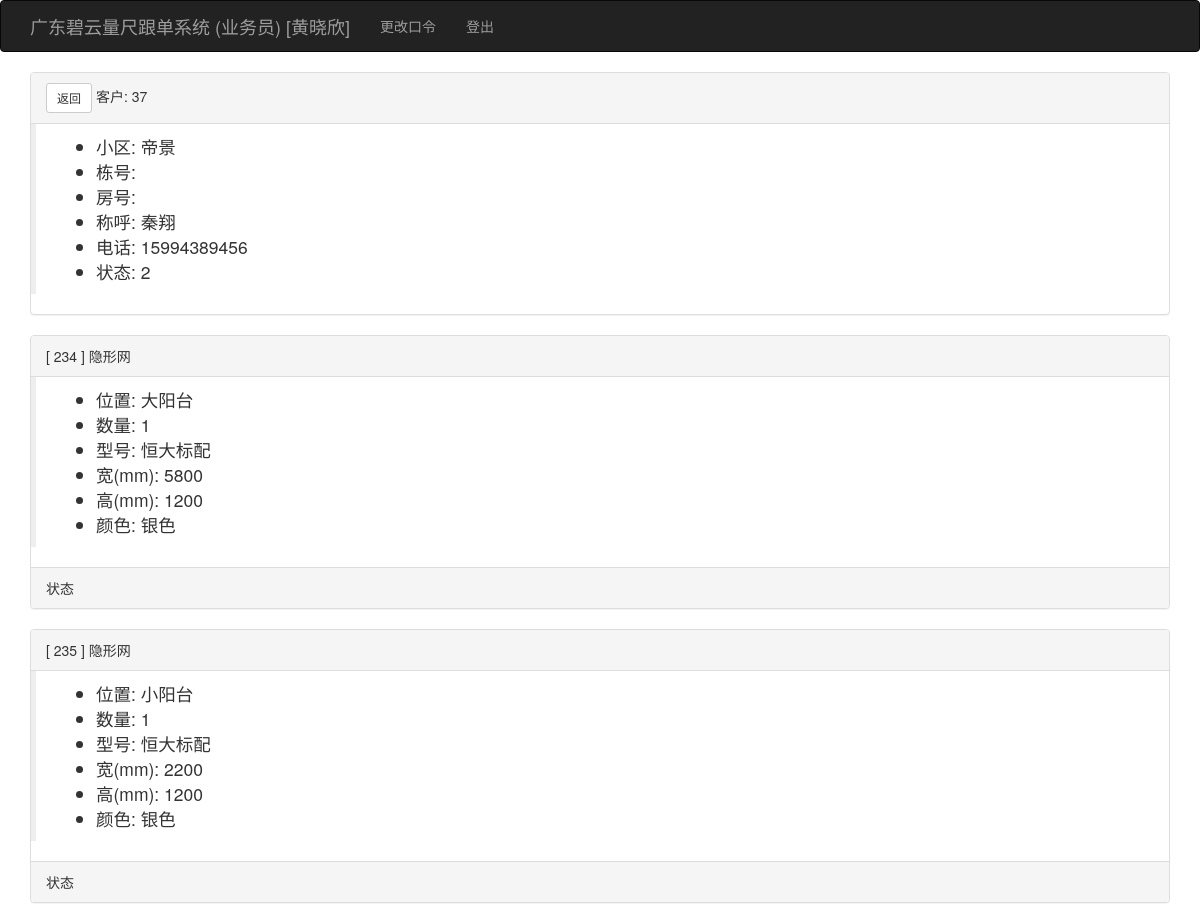
Before: /viewkehudd/37 (signed in, upper part) with the older database file.
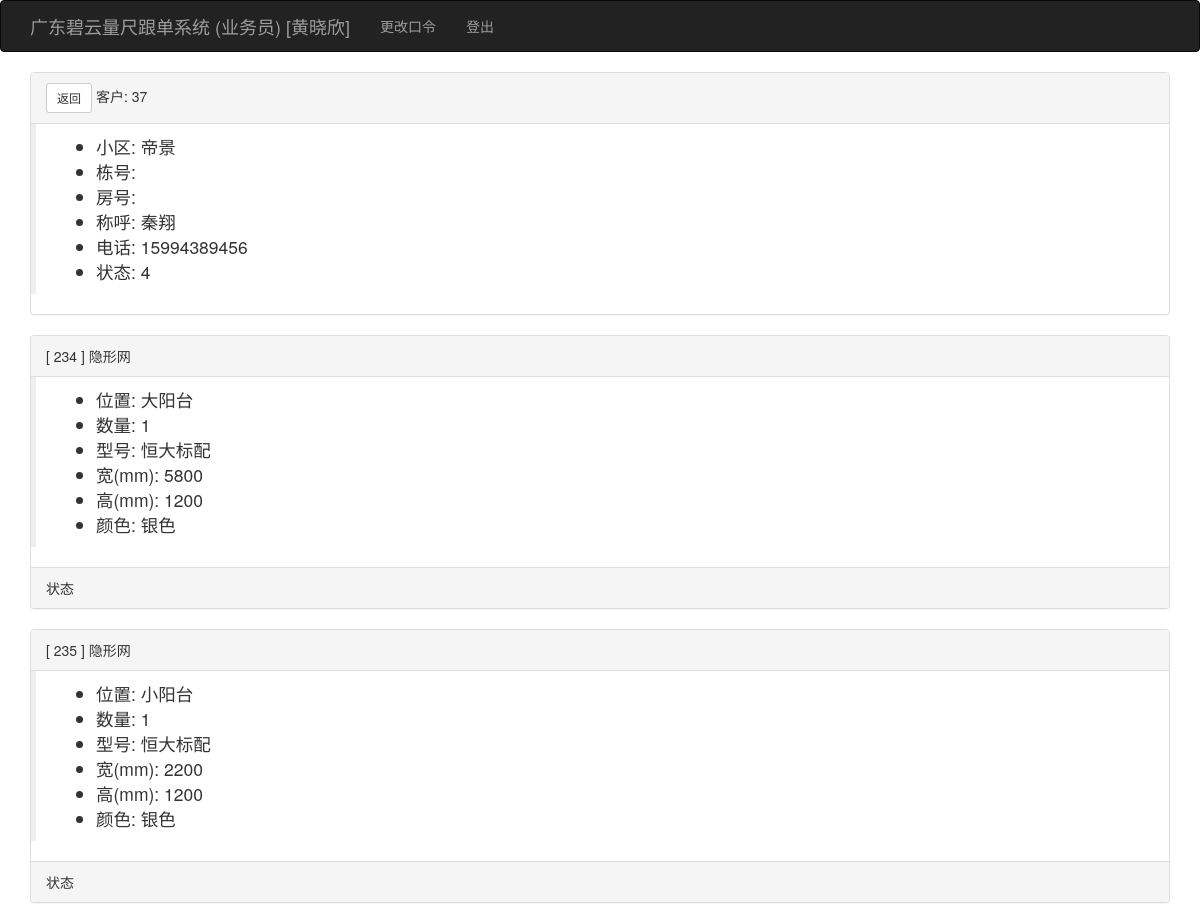
After: the same page with the newer database file.
### app/models.py (models this page shows, shortened)
class User(UserMixin, db.Model):
    __tablename__ = 'users'
    id = db.Column(db.Integer, primary_key=True)
    user = db.Column(db.String(64), unique=True, index=True)
    pin = db.Column(db.String(64))
    username = db.Column(db.String(64))
    tel = db.Column(db.String(32))
    role = db.Column(db.String(64))
    isuse = db.Column(db.Boolean, default=False)
    beizhu = db.Column(db.String(64))
    kehus = db.relationship('Kehu', backref='user', lazy='dynamic')
    @login_manager.user_loader
    def load_user(user_id):
        return User.query.get(int(user_id))

class Kehu(db.Model):
    __tablename__ = 'kehus'
    id = db.Column(db.Integer, primary_key=True)
    user_id = db.Column(db.Integer, db.ForeignKey('users.id'))
    xiaoqu_id = db.Column(db.Integer, db.ForeignKey('xiaoqus.id'))
    fangjian = db.Column(db.String(64))
    chenghu = db.Column(db.String(64))
    tel = db.Column(db.String(64))
    zje = db.Column(db.Float)
    beizhu = db.Column(db.String(64))
    status = db.Column(db.Integer, default=1)  # 1已测尺、2已下单、3已安装、4已清款
    time0 = db.Column(db.DateTime(), default=datetime.utcnow)
    time1 = db.Column(db.DateTime())
    time2 = db.Column(db.DateTime())
    time3 = db.Column(db.DateTime())
    dingdans = db.relationship('Dingdan', backref='kehu', lazy='dynamic')

class Xiaoqu(db.Model):
    __tablename__ = 'xiaoqus'
    id = db.Column(db.Integer, primary_key=True)
    xiaoqu = db.Column(db.String(64), unique=True, index=True)
    dizhi = db.Column(db.String(100))
    beizhu = db.Column(db.String(128))
    kehus = db.relationship('Kehu', backref='xiaoqu', lazy='dynamic')

class Dingdan(db.Model):
    __tablename__ = 'dingdans'
    id = db.Column(db.Integer, primary_key=True)
    kehu_id = db.Column(db.Integer, db.ForeignKey('kehus.id'))
    chanpin_id = db.Column(db.Integer, db.ForeignKey('chanpins.id'))
    shuliang = db.Column(db.Integer)
    weizhi = db.Column(db.String(64))
    xinghao = db.Column(db.String(64))
    kuan_chang = db.Column(db.Integer)
    gao = db.Column(db.Integer)
    meikongkuan_bashoudigao = db.Column(db.Integer)
    color = db.Column(db.String(64))
    shanshu = db.Column(db.Integer)
    zhonghengtiaoshu_gantiaoshu = db.Column(db.Integer)
    shuowei = db.Column(db.String(64))
    ishaveht = db.Column(db.String(64))
    zhangfa_dengfenshu_kaishuofangshi = db.Column(db.String(64))
    jiage = db.Column(db.Float)
    tushipic = db.Column(db.String(64))
    beizhu = db.Column(db.String(64))
    status = db.Column(db.Integer, default=1)  # 1测尺、2业务下单、3工厂下单、4工厂入库、5工厂发货、6收货、7派工、8装完、9安清款
    fakaidi = db.Column(db.String(64))  # -1
    time_1 = db.Column(db.DateTime())
    user_1_id = db.Column(db.Integer, db.ForeignKey('users.id'))
    beizhue = db.Column(db.String(64))
    time0 = db.Column(db.DateTime(), default=datetime.utcnow)
    user0_id = db.Column(db.Integer, db.ForeignKey('users.id'))
    time1 = db.Column(db.DateTime())
    user1_id = db.Column(db.Integer, db.ForeignKey('users.id'))
    time2 = db.Column(db.DateTime())
    user2_id = db.Column(db.Integer, db.ForeignKey('users.id'))
    time3 = db.Column(db.DateTime())
    user3_id = db.Column(db.Integer, db.ForeignKey('users.id'))
    time4 = db.Column(db.DateTime())
    user4_id = db.Column(db.Integer, db.ForeignKey('users.id'))
    time5 = db.Column(db.DateTime())
    user5_id = db.Column(db.Integer, db.ForeignKey('users.id'))
    time6 = db.Column(db.DateTime())
    user6_id = db.Column(db.Integer, db.ForeignKey('users.id'))
    time7 = db.Column(db.DateTime())
    user7_id = db.Column(db.Integer, db.ForeignKey('users.id'))
    time8 = db.Column(db.DateTime())
    user8_id = db.Column(db.Integer, db.ForeignKey('users.id'))
    time9 = db.Column(db.DateTime())
    user9_id = db.Column(db.Integer, db.ForeignKey('users.id'))
    time_1 = db.Column(db.DateTime())
    user_1_id = db.Column(db.Integer, db.ForeignKey('users.id'))
    beizhue = db.Column(db.String(64))
    az_status = db.Column(db.Integer)
    az_beizhue = db.Column(db.String(64))
    az_time_1 = db.Column(db.DateTime())
    az_time1 = db.Column(db.DateTime())
    az_time2 = db.Column(db.DateTime())
    az_time3 = db.Column(db.DateTime())
    azd_id = db.Column(db.Integer, db.ForeignKey('users.id'))
    dingdan_azd = db.relationship("User", foreign_keys=[azd_id])

### app/main/views.py (the view)
@main.route('/viewkehudd/<int:id>', methods=['GET', 'POST'])
@login_required
def viewkehudd(id):
    kehu = Kehu.query.get(id)
    return render_template('viewkehudd.html', kehu=kehu)

### app/templates/viewkehudd.html (shortened to what this page needs)
{% extends "base.html" %}
{% import "bootstrap/wtf.html" as wtf %}
{% block page_content %}
           <div class="panel panel-default">
                <div class="panel-heading"> <a class="btn btn-default btn-sm" href="{{ url_for('main.kehulist') }}">返回</a> 客户: {{ kehu.id }}</div>
                <div class="post-body">
                    <blockquote>
                    <ul>
                    <li>小区: {{ kehu.xiaoqu.xiaoqu }}</li>
                    <li>栋号: {{ kehu.donghao }}</li>
                    <li>房号: {{ kehu.fanghao }}</li>
                    <li>称呼: {{ kehu.chenghu }}</li>
                    <li>电话: {{ kehu.tel }}</li>
                    <li>状态: {{ kehu.status }}</li>
                    </ul>
                    </blockquote>
                </div>
            </div>
    {% for dingdan in kehu.dingdans %}
            <div class="panel panel-default">
        {% if dingdan.chanpin.pinming == '隐形网' %}
                <div class="panel-heading">[ {{ dingdan.id }} ] 隐形网</div>
                <div class="post-body">
                    <blockquote>
                    <ul>
                        <li>位置: {{ dingdan.weizhi }}</li>
                        <li>数量: {{ dingdan.shuliang }}</li>
                        <li>型号: {{ dingdan.xinghao }}</li>
                        <li>宽(mm): {{ dingdan.kuan_chang }}</li>
                        <li>高(mm): {{ dingdan.gao }}</li>
                        <li>颜色: {{ dingdan.color }}</li>
                    </ul>
                    </blockquote>
                </div>
                <div class="panel-footer">状态</div>
        {% endif %}
            </div>
    {% endfor %}
{% endblock %}

### app/templates/base.html (shortened to what this page needs)
{% extends "bootstrap/base.html" %}
{% import 'render_listcp.html' as macors %}
{% block head %}
{{ super() }}
<link rel="stylesheet" type="text/css" href="{{ url_for('static', filename='styles.css') }}">
{% endblock %}
{% block navbar %}
<div class="navbar navbar-inverse" role="navigation">
    <div class="container">
        <div class="navbar-header">
            <a class="navbar-brand" href="{{ url_for('main.index') }}">广东碧云量尺跟单系统 ({{ current_user.role }}) [{{ current_user.username }}] </a>
        </div>
        <div class="navbar-collapse collapse">
            <ul class="nav navbar-nav">
                {% if current_user.is_authenticated %}
                <li><a href="{{ url_for('auth.change_pin') }}">更改口令</a></li>
                <li><a href="{{ url_for('auth.logout') }}">登出</a></li>
                {% endif %}
            </ul>
        </div>
    </div>
</div>
{% endblock %}
{% block content %}
<div class="container">
    {% block page_content %}{% endblock %}
</div>
{% endblock %}

Changed rows visible on the page:
changed Kehu "秦翔": status "2" → "4"
